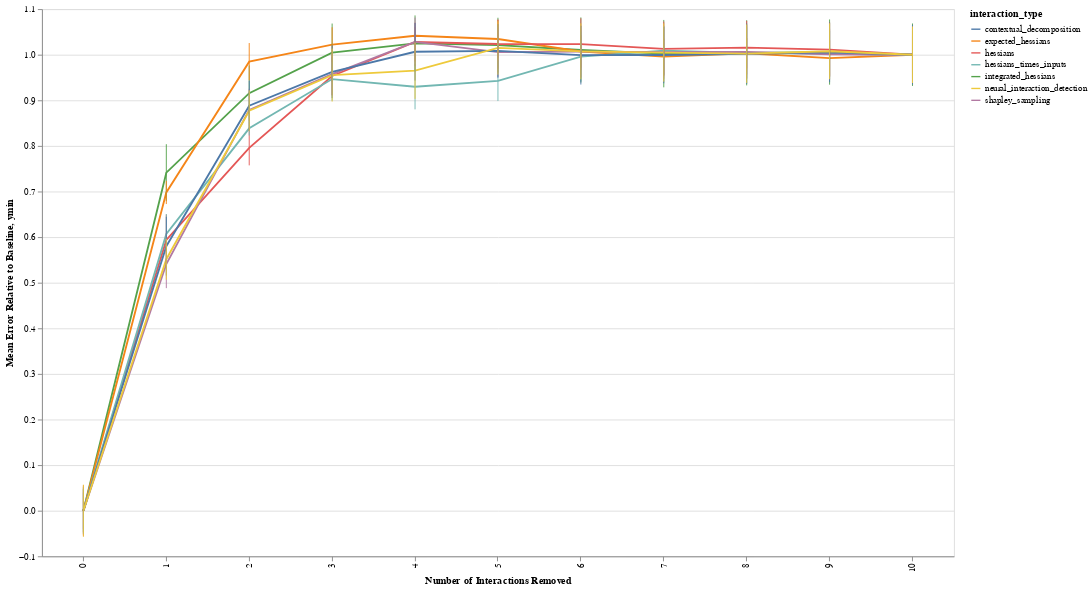

Notebook source saved alongside this figure:
### Code cell
line = alt.Chart(df_total, width=1000, height=600).mark_line().encode(
    x=alt.X('num_interactions_removed:O', title='Number of Interactions Removed'),
    y=alt.Y('mean_perf:Q', title='Mean Error Relative to Baseline'),
    color=alt.Color('interaction_type:N')
)
band = alt.Chart(df_total).transform_calculate(
    ymin="datum.mean_perf - datum.sd_perf",
    ymax="datum.mean_perf + datum.sd_perf"
).mark_errorbar().encode(
    x=alt.X('num_interactions_removed:O'),
    y="ymin:Q",
    y2="ymax:Q",
    color=alt.Color('interaction_type:N')
)
line + band

### Figure 1 — Vega-Lite specification as saved in the notebook (floating-point values rounded to 4 significant figures)
{"config": {"view": {"continuousWidth": 400, "continuousHeight": 300}}, "layer": [{"mark": "line", "encoding": {"color": {"type": "nominal", "field": "interaction_type"}, "x": {"type": "ordinal", "field": "num_interactions_removed", "title": "Number of Interactions Removed"}, "y": {"type": "quantitative", "field": "mean_perf", "title": "Mean Error Relative to Baseline"}}, "height": 600, "width": 1000}, {"mark": "errorbar", "encoding": {"color": {"type": "nominal", "field": "interaction_type"}, "x": {"type": "ordinal", "field": "num_interactions_removed"}, "y": {"type": "quantitative", "field": "ymin"}, "y2": {"field": "ymax"}}, "transform": [{"calculate": "datum.mean_perf - datum.sd_perf", "as": "ymin"}, {"calculate": "datum.mean_perf + datum.sd_perf", "as": "ymax"}]}], "data": {"name": "data-852a3c346196f43bee39c694748cbbfe"}, "$schema": "https://vega.github.io/schema/vega-lite/v4.0.2.json", "datasets": {"data-852a3c346196f43bee39c694748cbbfe": [{"Unnamed: 0": 0, "interaction_type": "integrated_hessians", "mean_perf": 0.0, "sd_perf": -0.04776, "cumulative_pairs": "()", "num_interactions_removed": 0}, {"Unnamed: 0": 1, "interaction_type": "integrated_hessians", "mean_perf": 0.7413, "sd_perf": -0.0624, "cumulative_pairs": "(0, 1)", "num_interactions_removed": 1}, {"Unnamed: 0": 2, "interaction_type": "integrated_hessians", "mean_perf": 0.9157, "sd_perf": -0.06085, "cumulative_pairs": "(2, 3)", "num_interactions_removed": 2}, {"Unnamed: 0": 3, "interaction_type": "integrated_hessians", "mean_perf": 1.005, "sd_perf": -0.0637, "cumulative_pairs": "(0, 2)", "num_interactions_removed": 3}, {"Unnamed: 0": 4, "interaction_type": "integrated_hessians", "mean_perf": 1.025, "sd_perf": -0.06136, "cumulative_pairs": "(1, 3)", "num_interactions_removed": 4}, {"Unnamed: 0": 5, "interaction_type": "integrated_hessians", "mean_perf": 1.021, "sd_perf": -0.06009, "cumulative_pairs": "(0, 3)", "num_interactions_removed": 5}, {"Unnamed: 0": 6, "interaction_type": "integrated_hessians", "mean_perf": 1.01, "sd_perf": -0.07138, "cumulative_pairs": "(1, 2)", "num_interactions_removed": 6}, {"Unnamed: 0": 7, "interaction_type": "integrated_hessians", "mean_perf": 1.002, "sd_perf": -0.0739, "cumulative_pairs": "(1, 4)", "num_interactions_removed": 7}, {"Unnamed: 0": 8, "interaction_type": "integrated_hessians", "mean_perf": 1.004, "sd_perf": -0.07145, "cumulative_pairs": "(0, 4)", "num_interactions_removed": 8}, {"Unnamed: 0": 9, "interaction_type": "integrated_hessians", "mean_perf": 1.006, "sd_perf": -0.0715, "cumulative_pairs": "(3, 4)", "num_interactions_removed": 9}, {"Unnamed: 0": 10, "interaction_type": "integrated_hessians", "mean_perf": 1.0, "sd_perf": -0.06847, "cumulative_pairs": "(2, 4)", "num_interactions_removed": 10}, {"Unnamed: 0": 0, "interaction_type": "expected_hessians", "mean_perf": 0.0, "sd_perf": -0.05282, "cumulative_pairs": "()", "num_interactions_removed": 0}, {"Unnamed: 0": 1, "interaction_type": "expected_hessians", "mean_perf": 0.6979, "sd_perf": -0.02531, "cumulative_pairs": "(0, 1)", "num_interactions_removed": 1}, {"Unnamed: 0": 2, "interaction_type": "expected_hessians", "mean_perf": 0.9848, "sd_perf": -0.04083, "cumulative_pairs": "(2, 3)", "num_interactions_removed": 2}, {"Unnamed: 0": 3, "interaction_type": "expected_hessians", "mean_perf": 1.022, "sd_perf": -0.03813, "cumulative_pairs": "(0, 2)", "num_interactions_removed": 3}, {"Unnamed: 0": 4, "interaction_type": "expected_hessians", "mean_perf": 1.042, "sd_perf": -0.0188, "cumulative_pairs": "(1, 3)", "num_interactions_removed": 4}, {"Unnamed: 0": 5, "interaction_type": "expected_hessians", "mean_perf": 1.034, "sd_perf": -0.0417, "cumulative_pairs": "(0, 3)", "num_interactions_removed": 5}, {"Unnamed: 0": 6, "interaction_type": "expected_hessians", "mean_perf": 1.007, "sd_perf": -0.03551, "cumulative_pairs": "(1, 2)", "num_interactions_removed": 6}, {"Unnamed: 0": 7, "interaction_type": "expected_hessians", "mean_perf": 0.9957, "sd_perf": -0.03932, "cumulative_pairs": "(1, 4)", "num_interactions_removed": 7}, {"Unnamed: 0": 8, "interaction_type": "expected_hessians", "mean_perf": 1.003, "sd_perf": -0.0333, "cumulative_pairs": "(0, 4)", "num_interactions_removed": 8}, {"Unnamed: 0": 9, "interaction_type": "expected_hessians", "mean_perf": 0.9926, "sd_perf": -0.03852, "cumulative_pairs": "(3, 4)", "num_interactions_removed": 9}, {"Unnamed: 0": 10, "interaction_type": "expected_hessians", "mean_perf": 1.0, "sd_perf": -0.03967, "cumulative_pairs": "(2, 4)", "num_interactions_removed": 10}, {"Unnamed: 0": 0, "interaction_type": "hessians", "mean_perf": 0.0, "sd_perf": -0.05611, "cumulative_pairs": "()", "num_interactions_removed": 0}, {"Unnamed: 0": 1, "interaction_type": "hessians", "mean_perf": 0.5939, "sd_perf": -0.0558, "cumulative_pairs": "(0, 1)", "num_interactions_removed": 1}, {"Unnamed: 0": 2, "interaction_type": "hessians", "mean_perf": 0.7957, "sd_perf": -0.03838, "cumulative_pairs": "(2, 3)", "num_interactions_removed": 2}, {"Unnamed: 0": 3, "interaction_type": "hessians", "mean_perf": 0.9534, "sd_perf": -0.04175, "cumulative_pairs": "(0, 2)", "num_interactions_removed": 3}, {"Unnamed: 0": 4, "interaction_type": "hessians", "mean_perf": 1.028, "sd_perf": -0.0424, "cumulative_pairs": "(1, 3)", "num_interactions_removed": 4}, {"Unnamed: 0": 5, "interaction_type": "hessians", "mean_perf": 1.024, "sd_perf": -0.05401, "cumulative_pairs": "(1, 2)", "num_interactions_removed": 5}, {"Unnamed: 0": 6, "interaction_type": "hessians", "mean_perf": 1.023, "sd_perf": -0.05658, "cumulative_pairs": "(0, 3)", "num_interactions_removed": 6}, {"Unnamed: 0": 7, "interaction_type": "hessians", "mean_perf": 1.013, "sd_perf": -0.05999, "cumulative_pairs": "(1, 4)", "num_interactions_removed": 7}, {"Unnamed: 0": 8, "interaction_type": "hessians", "mean_perf": 1.015, "sd_perf": -0.05872, "cumulative_pairs": "(0, 4)", "num_interactions_removed": 8}, {"Unnamed: 0": 9, "interaction_type": "hessians", "mean_perf": 1.011, "sd_perf": -0.05985, "cumulative_pairs": "(2, 4)", "num_interactions_removed": 9}, {"Unnamed: 0": 10, "interaction_type": "hessians", "mean_perf": 1.0, "sd_perf": -0.06212, "cumulative_pairs": "(3, 4)", "num_interactions_removed": 10}, {"Unnamed: 0": 0, "interaction_type": "hessians_times_inputs", "mean_perf": 0.0, "sd_perf": -0.04632, "cumulative_pairs": "()", "num_interactions_removed": 0}, {"Unnamed: 0": 1, "interaction_type": "hessians_times_inputs", "mean_perf": 0.6068, "sd_perf": -0.04376, "cumulative_pairs": "(0, 1)", "num_interactions_removed": 1}, {"Unnamed: 0": 2, "interaction_type": "hessians_times_inputs", "mean_perf": 0.8386, "sd_perf": -0.01572, "cumulative_pairs": "(2, 3)", "num_interactions_removed": 2}, {"Unnamed: 0": 3, "interaction_type": "hessians_times_inputs", "mean_perf": 0.9466, "sd_perf": -0.04759, "cumulative_pairs": "(0, 2)", "num_interactions_removed": 3}, {"Unnamed: 0": 4, "interaction_type": "hessians_times_inputs", "mean_perf": 0.9298, "sd_perf": -0.04965, "cumulative_pairs": "(1, 2)", "num_interactions_removed": 4}, {"Unnamed: 0": 5, "interaction_type": "hessians_times_inputs", "mean_perf": 0.9425, "sd_perf": -0.04416, "cumulative_pairs": "(0, 3)", "num_interactions_removed": 5}, {"Unnamed: 0": 6, "interaction_type": "hessians_times_inputs", "mean_perf": 0.9959, "sd_perf": -0.05433, "cumulative_pairs": "(1, 3)", "num_interactions_removed": 6}, {"Unnamed: 0": 7, "interaction_type": "hessians_times_inputs", "mean_perf": 1.009, "sd_perf": -0.05356, "cumulative_pairs": "(0, 4)", "num_interactions_removed": 7}, {"Unnamed: 0": 8, "interaction_type": "hessians_times_inputs", "mean_perf": 1.004, "sd_perf": -0.05613, "cumulative_pairs": "(1, 4)", "num_interactions_removed": 8}, {"Unnamed: 0": 9, "interaction_type": "hessians_times_inputs", "mean_perf": 1.002, "sd_perf": -0.04991, "cumulative_pairs": "(2, 4)", "num_interactions_removed": 9}, {"Unnamed: 0": 10, "interaction_type": "hessians_times_inputs", "mean_perf": 1.0, "sd_perf": -0.05264, "cumulative_pairs": "(3, 4)", "num_interactions_removed": 10}, {"Unnamed: 0": 0, "interaction_type": "shapley_sampling", "mean_perf": 0.0, "sd_perf": -0.04, "cumulative_pairs": "()", "num_interactions_removed": 0}, {"Unnamed: 0": 1, "interaction_type": "shapley_sampling", "mean_perf": 0.541, "sd_perf": -0.0529, "cumulative_pairs": "(0, 1)", "num_interactions_removed": 1}, {"Unnamed: 0": 2, "interaction_type": "shapley_sampling", "mean_perf": 0.8791, "sd_perf": -0.04627, "cumulative_pairs": "(2, 3)", "num_interactions_removed": 2}, {"Unnamed: 0": 3, "interaction_type": "shapley_sampling", "mean_perf": 0.9575, "sd_perf": -0.04711, "cumulative_pairs": "(0, 2)", "num_interactions_removed": 3}, {"Unnamed: 0": 4, "interaction_type": "shapley_sampling", "mean_perf": 1.028, "sd_perf": -0.05324, "cumulative_pairs": "(1, 3)", "num_interactions_removed": 4}, {"Unnamed: 0": 5, "interaction_type": "shapley_sampling", "mean_perf": 1.006, "sd_perf": -0.05412, "cumulative_pairs": "(1, 4)", "num_interactions_removed": 5}, {"Unnamed: 0": 6, "interaction_type": "shapley_sampling", "mean_perf": 1.007, "sd_perf": -0.05673, "cumulative_pairs": "(0, 4)", "num_interactions_removed": 6}, {"Unnamed: 0": 7, "interaction_type": "shapley_sampling", "mean_perf": 1.006, "sd_perf": -0.05819, "cumulative_pairs": "(3, 4)", "num_interactions_removed": 7}, {"Unnamed: 0": 8, "interaction_type": "shapley_sampling", "mean_perf": 1.006, "sd_perf": -0.05847, "cumulative_pairs": "(1, 2)", "num_interactions_removed": 8}, {"Unnamed: 0": 9, "interaction_type": "shapley_sampling", "mean_perf": 1.001, "sd_perf": -0.0557, "cumulative_pairs": "(2, 4)", "num_interactions_removed": 9}, {"Unnamed: 0": 10, "interaction_type": "shapley_sampling", "mean_perf": 1.0, "sd_perf": -0.05955, "cumulative_pairs": "(0, 3)", "num_interactions_removed": 10}, {"Unnamed: 0": 0, "interaction_type": "contextual_decomposition", "mean_perf": 0.0, "sd_perf": -0.05098, "cumulative_pairs": "()", "num_interactions_removed": 0}, {"Unnamed: 0": 1, "interaction_type": "contextual_decomposition", "mean_perf": 0.5802, "sd_perf": -0.06437, "cumulative_pairs": "(0, 1)", "num_interactions_removed": 1}, {"Unnamed: 0": 2, "interaction_type": "contextual_decomposition", "mean_perf": 0.8882, "sd_perf": -0.05502, "cumulative_pairs": "(2, 3)", "num_interactions_removed": 2}, {"Unnamed: 0": 3, "interaction_type": "contextual_decomposition", "mean_perf": 0.9626, "sd_perf": -0.05777, "cumulative_pairs": "(0, 2)", "num_interactions_removed": 3}, {"Unnamed: 0": 4, "interaction_type": "contextual_decomposition", "mean_perf": 1.007, "sd_perf": -0.06313, "cumulative_pairs": "(1, 3)", "num_interactions_removed": 4}, {"Unnamed: 0": 5, "interaction_type": "contextual_decomposition", "mean_perf": 1.008, "sd_perf": -0.05889, "cumulative_pairs": "(0, 3)", "num_interactions_removed": 5}, {"Unnamed: 0": 6, "interaction_type": "contextual_decomposition", "mean_perf": 0.999, "sd_perf": -0.06435, "cumulative_pairs": "(1, 2)", "num_interactions_removed": 6}, {"Unnamed: 0": 7, "interaction_type": "contextual_decomposition", "mean_perf": 0.9994, "sd_perf": -0.06196, "cumulative_pairs": "(1, 4)", "num_interactions_removed": 7}, {"Unnamed: 0": 8, "interaction_type": "contextual_decomposition", "mean_perf": 1.002, "sd_perf": -0.06608, "cumulative_pairs": "(2, 4)", "num_interactions_removed": 8}, {"Unnamed: 0": 9, "interaction_type": "contextual_decomposition", "mean_perf": 1.005, "sd_perf": -0.06531, "cumulative_pairs": "(3, 4)", "num_interactions_removed": 9}, {"Unnamed: 0": 10, "interaction_type": "contextual_decomposition", "mean_perf": 1.0, "sd_perf": -0.06536, "cumulative_pairs": "(0, 4)", "num_interactions_removed": 10}, {"Unnamed: 0": 0, "interaction_type": "neural_interaction_detection", "mean_perf": 0.0, "sd_perf": -0.05708, "cumulative_pairs": "()", "num_interactions_removed": 0}, {"Unnamed: 0": 1, "interaction_type": "neural_interaction_detection", "mean_perf": 0.5515, "sd_perf": -0.04492, "cumulative_pairs": "(0, 1)", "num_interactions_removed": 1}, {"Unnamed: 0": 2, "interaction_type": "neural_interaction_detection", "mean_perf": 0.8772, "sd_perf": -0.04476, "cumulative_pairs": "(2, 3)", "num_interactions_removed": 2}, {"Unnamed: 0": 3, "interaction_type": "neural_interaction_detection", "mean_perf": 0.9553, "sd_perf": -0.05812, "cumulative_pairs": "(0, 2)", "num_interactions_removed": 3}, {"Unnamed: 0": 4, "interaction_type": "neural_interaction_detection", "mean_perf": 0.9652, "sd_perf": -0.06197, "cumulative_pairs": "(1, 2)", "num_interactions_removed": 4}, {"Unnamed: 0": 5, "interaction_type": "neural_interaction_detection", "mean_perf": 1.015, "sd_perf": -0.0586, "cumulative_pairs": "(1, 3)", "num_interactions_removed": 5}, {"Unnamed: 0": 6, "interaction_type": "neural_interaction_detection", "mean_perf": 1.007, "sd_perf": -0.06144, "cumulative_pairs": "(0, 3)", "num_interactions_removed": 6}, {"Unnamed: 0": 7, "interaction_type": "neural_interaction_detection", "mean_perf": 1.005, "sd_perf": -0.0639, "cumulative_pairs": "(1, 4)", "num_interactions_removed": 7}, {"Unnamed: 0": 8, "interaction_type": "neural_interaction_detection", "mean_perf": 1.002, "sd_perf": -0.06415, "cumulative_pairs": "(2, 4)", "num_interactions_removed": 8}, {"Unnamed: 0": 9, "interaction_type": "neural_interaction_detection", "mean_perf": 1.008, "sd_perf": -0.06142, "cumulative_pairs": "(0, 4)", "num_interactions_removed": 9}, {"Unnamed: 0": 10, "interaction_type": "neural_interaction_detection", "mean_perf": 1.0, "sd_perf": -0.06216, "cumulative_pairs": "(3, 4)", "num_interactions_removed": 10}]}}
